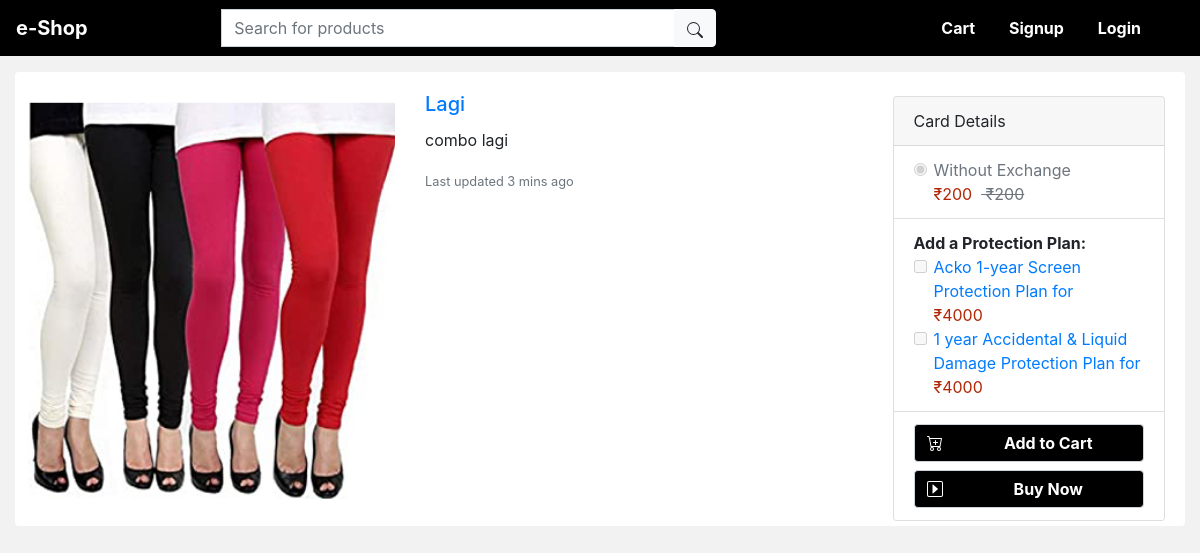
Screenshot of /prod_disc/5/ with the database file from the repository.
### index/models.py (models this page shows, shortened)
class Product(models.Model):
    category = models.ManyToManyField(Category)
    name = models.CharField(max_length=100, null=True)
    price = models.FloatField()
    disc = models.CharField(max_length=200, null=True)
    images = models.ImageField(null=True, blank=True)
    @property
    def imageURL(self):
        try:
            url = self.images.url
        except:
            url = ''
        return url

### index/views.py (the view)
# urls.py: path('prod_disc/<int:id>/', views.Product_disc, name='prod_disc'),
def Product_disc(request, id):
    if request.method=='GET':
        product = Product.objects.get(pk=id)
        context = {'Products':product}
    else:
        return HttpResponse('post')
    return render(request, 'index/prod_disc.html', context)

### index/templates/index/prod_disc.html (shortened to what this page needs)
{% extends 'index/base.html' %}
{% block content %}
{% load cart %}
<div id="products" class="container-fulid" style="margin-top: 6%;">
    <div class="col-md-12">
      <div class="card mb-3" style="border: none;">
        <div class="row no-gutters">
          <div class="col-md-4">
            <a href="#" ><img src="{{Products.imageURL}}" class="card-img" style="padding: 10px;" alt="..."></a>
          </div>
          <div class="col-md-5">
            <div class="card-body">
              <h5 class="card-title"><a href="#">{{Products.name}}</a></h5>
              <p class="card-text">{{Products.disc}}</p>
              <p class="card-text"><small class="text-muted">Last updated 3 mins ago</small></p>
            </div>
          </div>
          <div class="col-md-3 mt-4" style="text-align: center;padding-right: 20px;">
            <div class="card" style="text-align: left;">
                <div class="card-header">
                    Card Details
                  </div>
                <ul class="list-group list-group-flush">
                  <li class="list-group-item">
                    <div class="form-check">
                        <input class="form-check-input" type="radio" name="exampleRadios" id="exampleRadios1" value="option1" checked disabled>
                        <label class="form-check-label" for="exampleRadios1">
                            Without Exchange <br><span style="color:#B12704!important;">₹200&nbsp;&nbsp;</span><span style="text-decoration: line-through;">&nbsp;₹200</span>
                        </label>
                      </div>
                  </li>
                  <li class="list-group-item"><span style="font-weight: bold;">Add a Protection Plan:</span>
                    <div class="form-check">
                        <input class="form-check-input" type="checkbox" value="" id="defaultCheck1" disabled>
                        <label class="form-check-label" for="defaultCheck1">
                            <a href="#">Acko 1-year Screen Protection Plan for<br><span style="color:#B12704!important;">₹4000</span></a>
                        </label>
                      </div>
                      <div class="form-check">
                        <input class="form-check-input" type="checkbox" value="" id="defaultCheck1" disabled>
                        <label class="form-check-label" for="defaultCheck1">
                          <a href="#">1 year Accidental & Liquid Damage Protection Plan for<br><span  style="color:#B12704!important;">₹4000</span></a>
                        </label>
                      </div>
                  </li>
                  <li class="list-group-item">
                    <div class="input-group " >
                        <div class="input-group-prepend" >
                          <div class="input-group-text bg_Image"  style="border-right: none !important;"  id="btnGroupAddon">
                          </div>
                        </div>
                        <button class="form-control bg_Image" style="border-left: none !important;" placeholder="Input group example" aria-label="Input group example" aria-describedby="btnGroupAddon">Add to Cart</button>
                      </div>
                      <div class="input-group mt-2">
                        <div class="input-group-prepend">
                          <div class="input-group-text bg_Image"  style="border-right: none !important;" id="btnGroupAddon">
                          </div>
                        </div>
                        <button class="form-control bg_Image" style="border-left: none !important;" placeholder="Input group example" aria-label="Input group example" aria-describedby="btnGroupAddon">Buy Now</button>
                      </div>
                  </li>
                </ul>
              </div>
          </div>
        </div>
      </div>
    </div>
{% endblock %}

### static/css/stylee.css (style rules this page uses)
* { margin: 0; padding: 0; }
body { font-family: Verdana, sans-serif; margin:0; padding: 0; background-color: hsl(0, 0%, 95%) !important; }
.bg_Image { background-color: #000000 !important; color: #fff !important; font-weight: bold !important; }

### index/templates/index/base.html (style rules this page uses)
html, body { margin: 0; padding: 0; }
* { box-sizing: border-box; }

### rows the page displays
Product: imageURL (picture), name "Lagi", disc "combo lagi"
